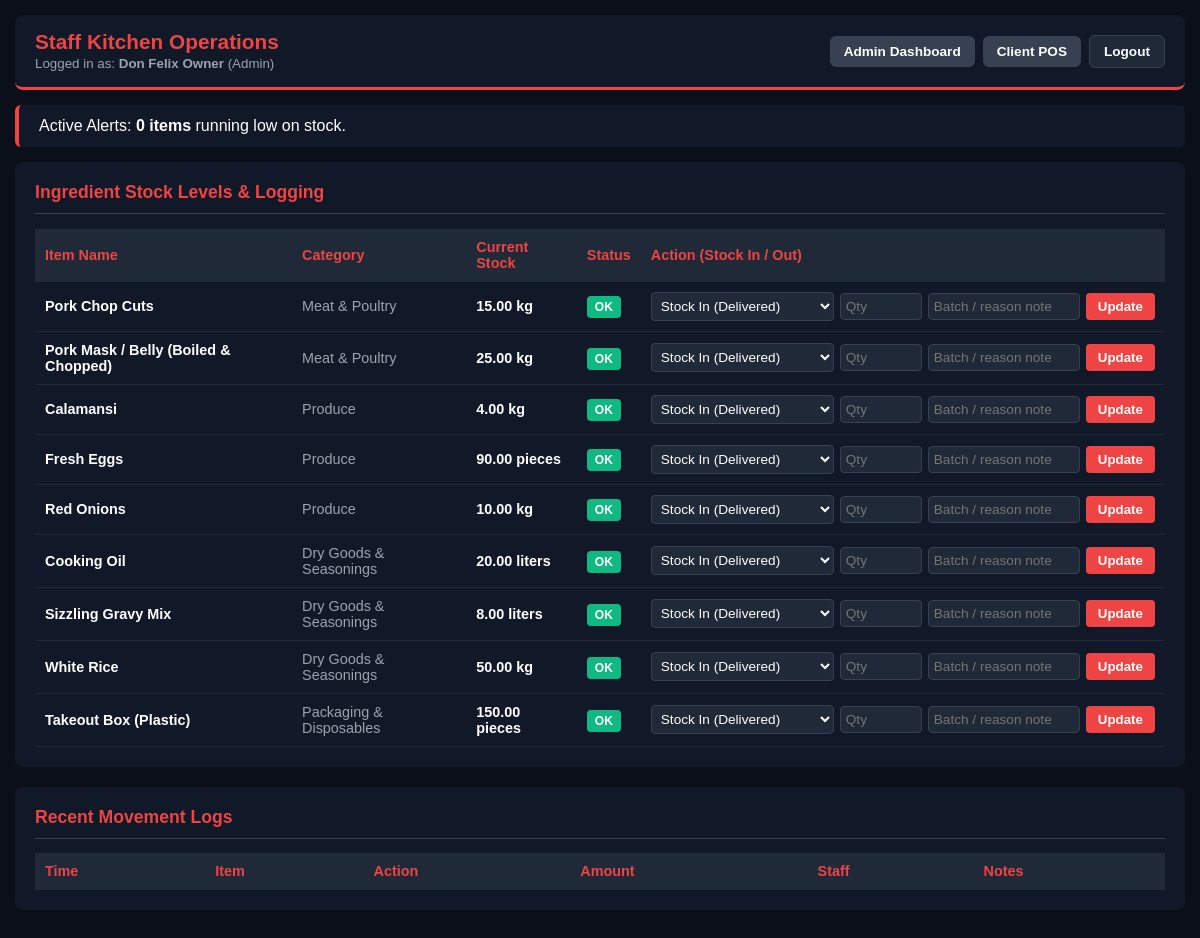
Page /staff_portal.php (signed in) on the committed database.
### tables this page shows
CREATE TABLE `inventory` (
  `id` int(11) NOT NULL,
  `item_name` varchar(100) NOT NULL,
  `category` enum('Meat & Poultry','Produce','Dry Goods & Seasonings','Packaging & Disposables') NOT NULL,
  `current_stock` decimal(10,2) NOT NULL DEFAULT 0.00,
  `unit` enum('kg','grams','pieces','liters','packs','sacks') NOT NULL DEFAULT 'pieces',
  `min_alert` decimal(10,2) NOT NULL DEFAULT 5.00,
  `cost_per_unit` decimal(10,2) NOT NULL DEFAULT 0.00,
  `updated_at` timestamp NOT NULL DEFAULT current_timestamp() ON UPDATE current_timestamp()
);

### staff_portal.php (the view, shortened to what this page needs)
<?php
require 'db.php';
$items = $conn->query("SELECT * FROM inventory ORDER BY category, item_name ASC");
$low_stock_count = $conn->query("SELECT COUNT(*) as total FROM inventory WHERE current_stock <= min_alert")->fetch_assoc()['total'];
?>
<!DOCTYPE html>
<html lang="en">
<head>
</head>
<body>
    <header>
        <div>
            <h1>Staff Kitchen Operations</h1>
            <small style="color:#9ca3af;">Logged in as: <strong><?php echo htmlspecialchars($_SESSION['user']); ?></strong> (<?php echo htmlspecialchars($_SESSION['role']); ?>)</small>
        </div>
        <div class="nav-links">
            <?php if (isset($_SESSION['role']) && $_SESSION['role'] === 'Admin'): ?>
                <a href="admin_dashboard.php">Admin Dashboard</a>
                <a href="pos_order.php">Client POS</a>
            <?php endif; ?>
            <a href="logout.php" class="logout">Logout</a>
        </div>
    </header>
    <div class="banner">
        <span>Active Alerts: <strong><?php echo $low_stock_count; ?> items</strong> running low on stock.</span>
    </div>
    <div class="sec">
        <h2>Ingredient Stock Levels & Logging</h2>
        <table>
            <thead>
                <tr>
                    <th>Item Name</th>
                    <th>Category</th>
                    <th>Current Stock</th>
                    <th>Status</th>
                    <th>Action (Stock In / Out)</th>
                </tr>
            </thead>
            <tbody>
                <?php while ($row = $items->fetch_assoc()):
                    $is_low = $row['current_stock'] <= $row['min_alert'];
                ?>
                <tr>
                    <td><strong><?php echo htmlspecialchars($row['item_name']); ?></strong></td>
                    <td style="color:#9ca3af;"><?php echo htmlspecialchars($row['category']); ?></td>
                    <td><strong><?php echo number_format($row['current_stock'], 2) . " " . htmlspecialchars($row['unit']); ?></strong></td>
                    <td>
                        <?php echo $is_low ? '<span class="badge badge-low">LOW STOCK</span>' : '<span class="badge badge-safe">OK</span>'; ?>
                    </td>
                    <td>
                        <form action="staff_portal.php" method="POST" class="action-form">
                            <select name="action_type">
                                <option value="STOCK IN">Stock In (Delivered)</option>
                            </select>
                            <input type="number" step="0.01" name="qty" placeholder="Qty" style="width:70px;" required>
                            <input type="text" name="notes" placeholder="Batch / reason note" style="width:140px;">
                            <button type="submit" name="transact" class="btn-go">Update</button>
                        </form>
                    </td>
                </tr>
                <?php endwhile; ?>
            </tbody>
        </table>
    </div>
    <div class="sec">
        <h2>Recent Movement Logs</h2>
        <table>
            <thead>
                <tr>
                    <th>Time</th>
                    <th>Item</th>
                    <th>Action</th>
                    <th>Amount</th>
                    <th>Staff</th>
                    <th>Notes</th>
                </tr>
            </thead>
        </table>
    </div>
</body>
</html>

### staff_portal.php (style rules this page uses)
body { font-family: sans-serif; background-color: #0b0f19; color: white; margin: 0; padding: 15px; box-sizing: border-box; }
header { background-color: #111827; padding: 15px 20px; border-radius: 8px; display: flex; justify-content: space-between; align-items: center; border-bottom: 3px solid #ef4444; }
h1 { margin: 0; color: #ef4444; font-size: 1.3rem; }
.nav-links { display: flex; align-items: center; gap: 8px; }
.nav-links a { color: white; text-decoration: none; padding: 8px 14px; border-radius: 6px; font-size: 0.85rem; font-weight: bold; background-color: #374151; transition: background 0.2s; }
.nav-links a.logout { background-color: #1f2937; border: 1px solid #374151; }
.banner { background: #111827; border-left: 4px solid #ef4444; padding: 12px 20px; border-radius: 6px; margin: 15px 0; display: flex; justify-content: space-between; align-items: center; }
.sec { background: #111827; padding: 20px; border-radius: 8px; margin-bottom: 20px; overflow-x: auto; }
h2 { margin-top: 0; color: #ef4444; border-bottom: 1px solid #374151; padding-bottom: 10px; font-size: 1.1rem; }
table { width: 100%; border-collapse: collapse; min-width: 650px; }
th, td { padding: 10px; text-align: left; border-bottom: 1px solid #1f2937; font-size: 0.9rem; }
th { background-color: #1f2937; color: #ef4444; }
.badge { padding: 4px 8px; border-radius: 4px; font-size: 0.75rem; font-weight: bold; }
.badge-safe { background: #10b981; }
.action-form { display: flex; gap: 6px; align-items: center; }
.action-form select, .action-form input { background: #1f2937; color: white; border: 1px solid #374151; padding: 5px; border-radius: 4px; font-size: 0.85rem; }
.btn-go { background: #ef4444; color: white; border: none; padding: 6px 12px; border-radius: 4px; cursor: pointer; font-weight: bold; }

### rows in the picture
inventory: item_name "Pork Chop Cuts", category "Meat & Poultry", current_stock "15.00", unit "kg", min_alert "OK"
inventory: item_name "Pork Mask / Belly (Boiled & Chopped)", category "Meat & Poultry", current_stock "25.00", unit "kg", min_alert "OK"
inventory: item_name "Calamansi", category "Produce", current_stock "4.00", unit "kg", min_alert "OK"
inventory: item_name "Fresh Eggs", category "Produce", current_stock "90.00", unit "pieces", min_alert "OK"
inventory: item_name "Red Onions", category "Produce", current_stock "10.00", unit "kg", min_alert "OK"
inventory: item_name "Cooking Oil", category "Dry Goods & Seasonings", current_stock "20.00", unit "liters", min_alert "OK"
inventory: item_name "Sizzling Gravy Mix", category "Dry Goods & Seasonings", current_stock "8.00", unit "liters", min_alert "OK"
inventory: item_name "White Rice", category "Dry Goods & Seasonings", current_stock "50.00", unit "kg", min_alert "OK"
inventory: item_name "Takeout Box (Plastic)", category "Packaging & Disposables", current_stock "150.00", unit "pieces", min_alert "OK"

### other values in the picture
$_SESSION['user'] "Don Felix Owner"
$_SESSION['role'] "Admin"
$low_stock_count "0"
